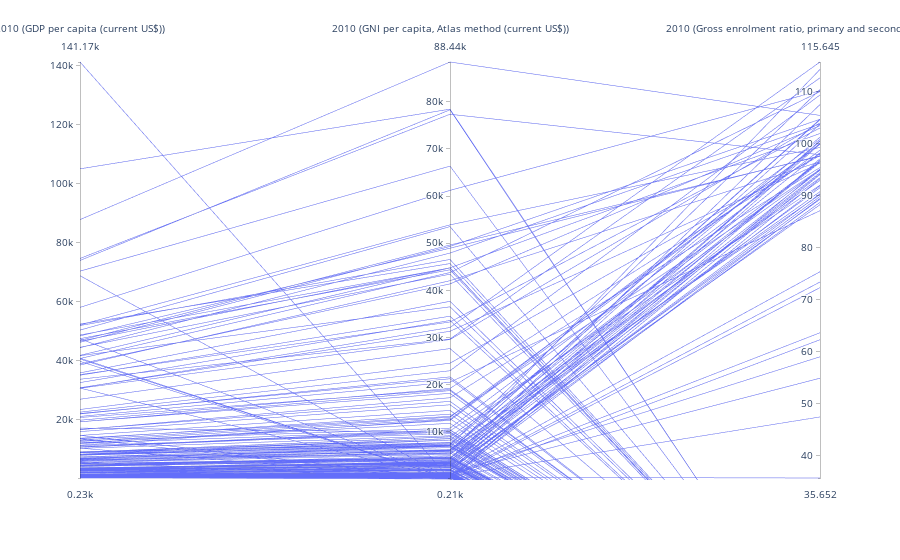

Notebook cell for this chart:
### Code cell
import plotly.express as px

# Define dimensions for the parallel coordinates plot
dimensions = ['2010 (GDP per capita (current US$))', 
              '2010 (GNI per capita, Atlas method (current US$))', 
              '2010 (Gross enrolment ratio, primary and secondary, female (%))']

# Create the parallel coordinates plot without specifying color
fig = px.parallel_coordinates(sorted_merged_df, 
                               dimensions=dimensions)

# Show the plot
fig.show()

### Figure 1 — Plotly figure (JSON) as saved in the notebook; plotly's stock layout.template omitted (floating-point values rounded to 4 significant figures; data arrays with more than 128 entries replaced by an {"elided": "..."} marker saying what was removed)
{"data": [{"dimensions": [{"label": "2010 (GDP per capita (current US$))", "values": {"elided": "196 float values"}}, {"label": "2010 (GNI per capita, Atlas method (current US$))", "values": {"elided": "196 int values"}}, {"label": "2010 (Gross enrolment ratio, primary and secondary, female (%))", "values": {"elided": "196 float values"}}], "domain": {"x": [0, 1], "y": [0, 1]}, "name": "", "type": "parcoords"}], "layout": {"legend": {"tracegroupgap": 0}, "margin": {"t": 60}}}
